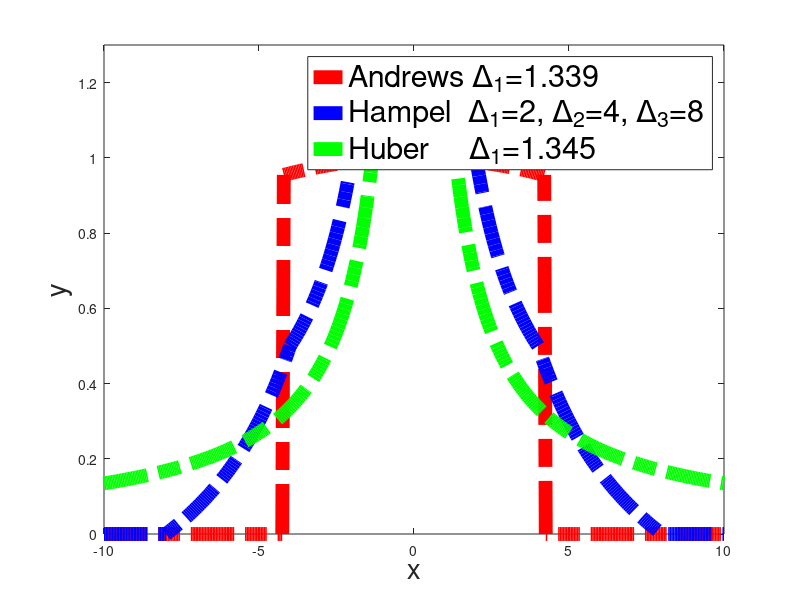

This chart was generated by the following MATLAB code:
clear all;
close all;
a=2;
b=4;
c=8;
u=-10:0.05:10;
A=[];
Ha=[];
Hu=[];
%%1
for uu=u
    if (abs(uu)<=a)
        Ha=[Ha,1];
    elseif (abs(uu)>a&&abs(uu)<=b)
        Ha=[Ha,a/abs(uu)];
    elseif (abs(uu)>b&&abs(uu)<=c)
        Ha=[Ha,(a*((c-abs(uu))/(c-b)))/(abs(uu))];
    elseif (abs(uu)>c)
        Ha=[Ha,0];
    end
    if (uu/1.339==0)
        A=[A,1];
    elseif (abs(uu/1.339)>pi)
        A=[A,0];
    elseif (abs(uu/1.339)<=pi)
        A=[A,(sin(abs(uu/c)))/(abs(uu/c))];
    end
    if (abs(uu)<=1.345)
        Hu=[Hu,1];
    elseif (abs(uu)>1.345)
        Hu=[Hu,1.345/abs(uu)];
    end
end
figure(1);
hold on;
plot(u,A,'r-.','LineWidth',10);
plot(u,Ha,'b-.','LineWidth',10);
plot(u,Hu,'g-.','LineWidth',10);
axis([-10 10 -0 1.3]);
xlabel('x','FontSize',20)
ylabel('y','FontSize',20)
h=legend('Andrews \Delta_1=1.339','Hampel  \Delta_1=2, \Delta_2=4, \Delta_3=8','Huber     \Delta_1=1.345');
set( h, 'FontSize', 22);
%grid on;
box on;